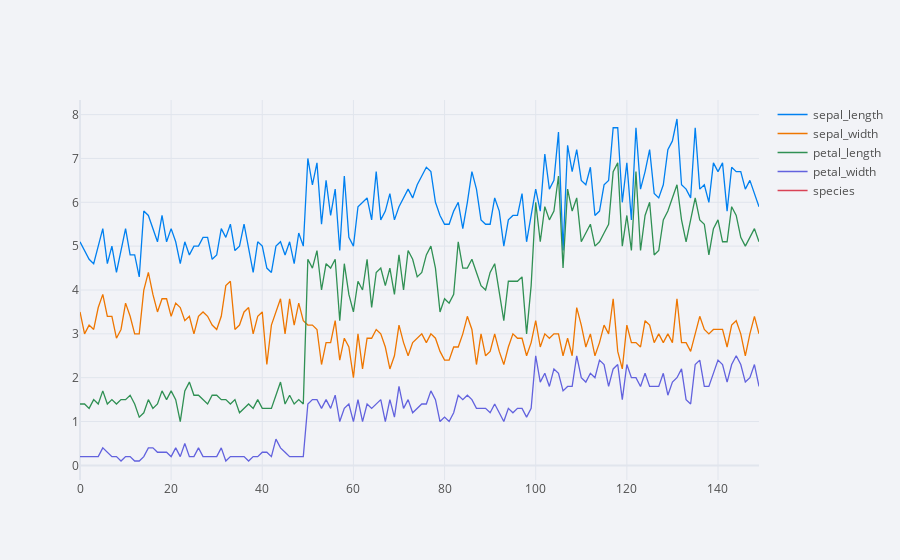

Notebook source saved alongside this figure:
### Code cell
py.offline.init_notebook_mode(connected=True)
cf.go_offline()
import seaborn as sn
df=sn.load_dataset('iris')
df.iplot()

### Figure 1 — Plotly figure (JSON) as saved in the notebook; plotly's stock layout.template omitted (floating-point values rounded to 4 significant figures; data arrays with more than 128 entries replaced by an {"elided": "..."} marker saying what was removed)
{"data": [{"line": {"color": "rgba(0, 128, 240, 1.0)", "dash": "solid", "shape": "linear", "width": 1.3}, "mode": "lines", "name": "sepal_length", "text": "", "type": "scatter", "x": {"elided": "150 int values"}, "y": {"elided": "150 float values"}}, {"line": {"color": "rgba(238, 118, 0, 1.0)", "dash": "solid", "shape": "linear", "width": 1.3}, "mode": "lines", "name": "sepal_width", "text": "", "type": "scatter", "x": {"elided": "150 int values"}, "y": {"elided": "150 float values"}}, {"line": {"color": "rgba(48, 144, 84, 1.0)", "dash": "solid", "shape": "linear", "width": 1.3}, "mode": "lines", "name": "petal_length", "text": "", "type": "scatter", "x": {"elided": "150 int values"}, "y": {"elided": "150 float values"}}, {"line": {"color": "rgba(98, 98, 222, 1.0)", "dash": "solid", "shape": "linear", "width": 1.3}, "mode": "lines", "name": "petal_width", "text": "", "type": "scatter", "x": {"elided": "150 int values"}, "y": {"elided": "150 float values"}}, {"line": {"color": "rgba(217, 66, 85, 1.0)", "dash": "solid", "shape": "linear", "width": 1.3}, "mode": "lines", "name": "species", "text": "", "type": "scatter", "x": {"elided": "150 int values"}, "y": {"elided": "150 str values"}}], "layout": {"legend": {"bgcolor": "#F2F3F7", "font": {"color": "#505050"}}, "paper_bgcolor": "#F2F3F7", "plot_bgcolor": "#F2F3F7", "title": {"font": {"color": "#484848"}}, "xaxis": {"gridcolor": "#E1E5ED", "showgrid": true, "tickfont": {"color": "#505050"}, "title": {"font": {"color": "#505050"}, "text": ""}, "zerolinecolor": "#E1E5ED"}, "yaxis": {"gridcolor": "#E1E5ED", "showgrid": true, "tickfont": {"color": "#505050"}, "title": {"font": {"color": "#505050"}, "text": ""}, "zerolinecolor": "#E1E5ED"}}}
